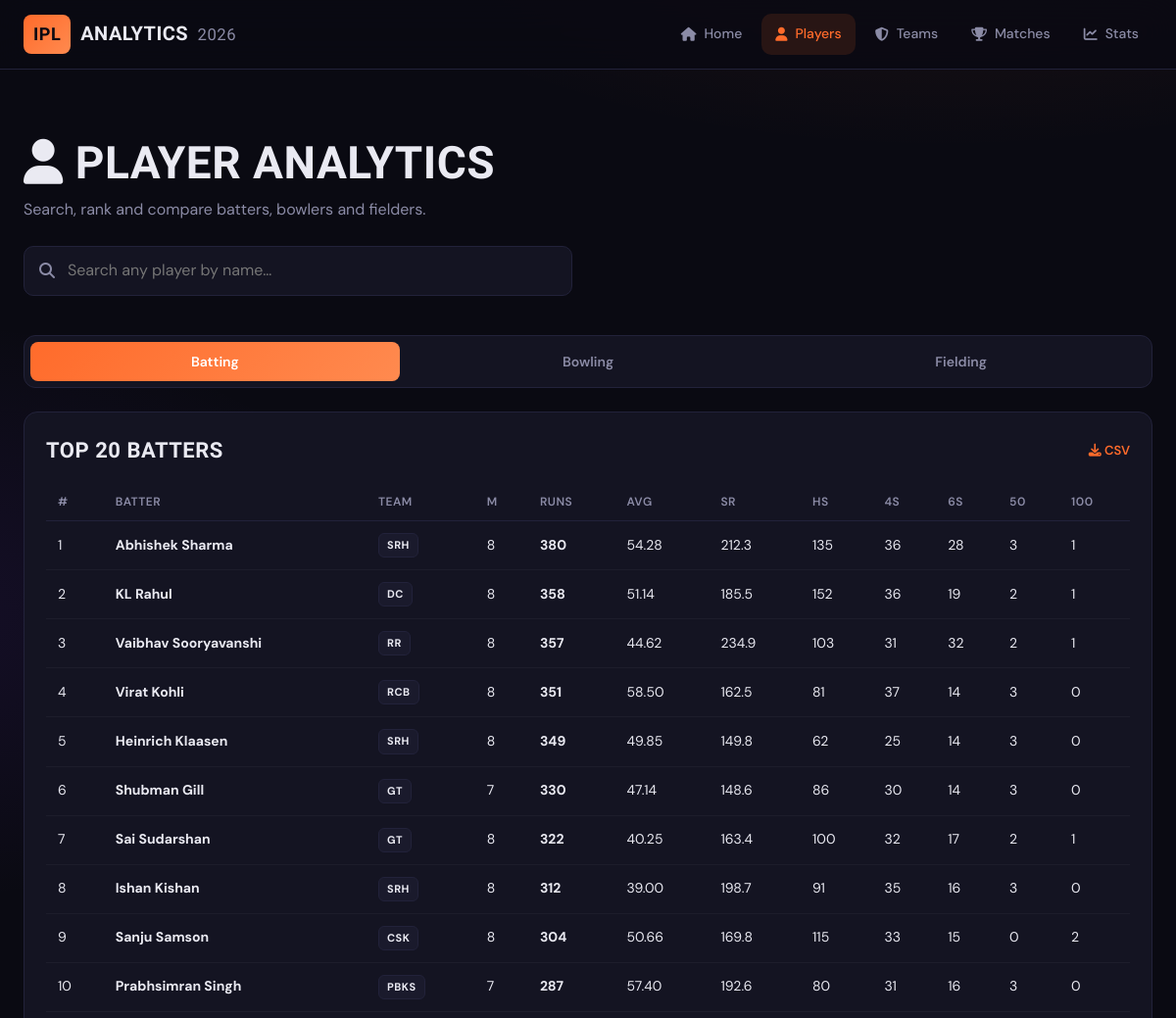
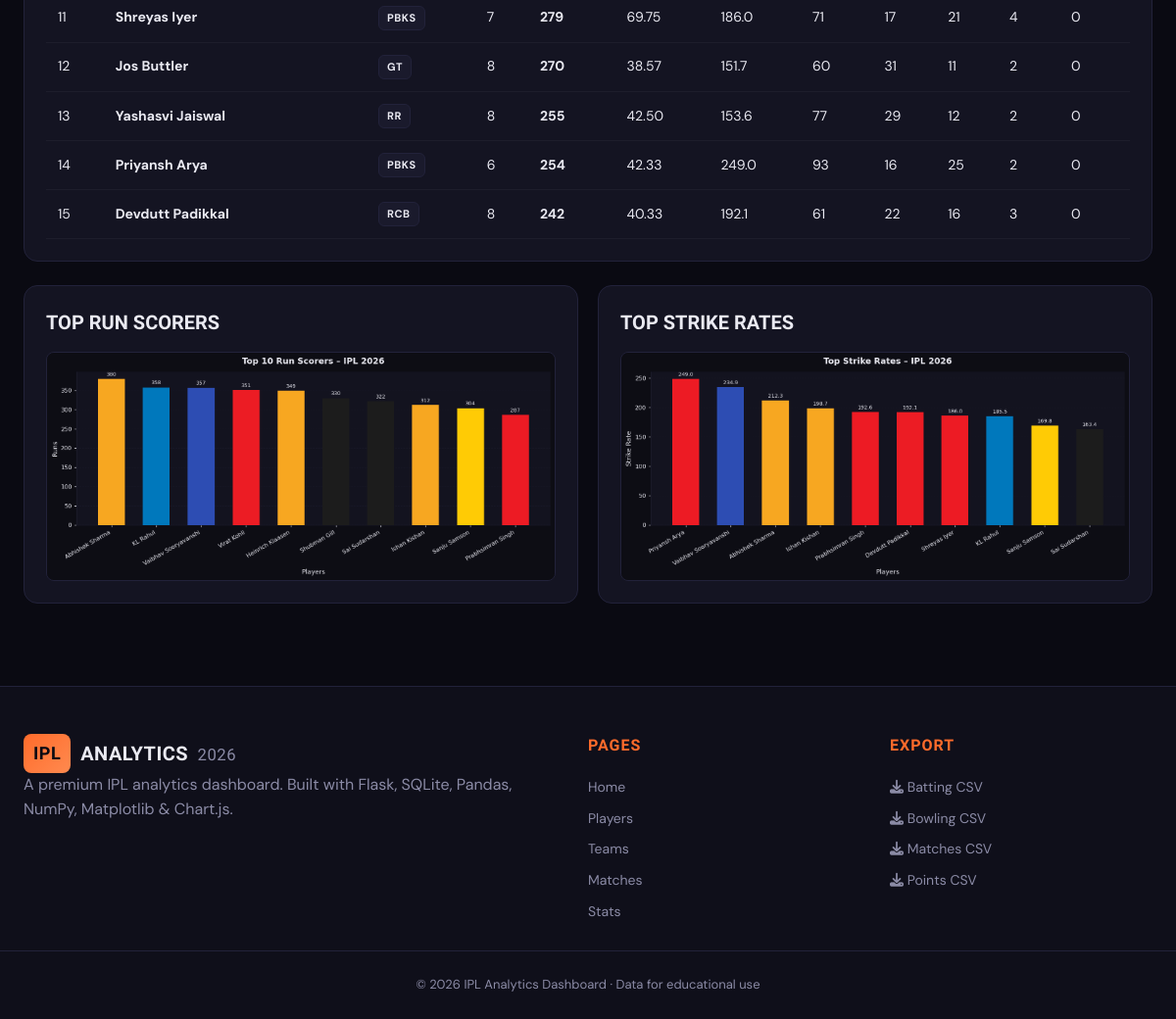
The page /players on the database its author committed (2 pictures, top to bottom).
### tables this page shows
CREATE TABLE "batting" (
"position" INTEGER,
  "batsman" TEXT,
  "team" TEXT,
  "matches" INTEGER,
  "innings" INTEGER,
  "runs" INTEGER,
  "impact" REAL,
  "average" REAL,
  "strike_rate" REAL,
  "not_outs" INTEGER,
  "high_score" INTEGER,
  "balls_faced" INTEGER,
  "hundreds" INTEGER,
  "fifties" INTEGER,
  "ducks" INTEGER,
  "fours" INTEGER,
  "sixes" INTEGER
);

### app.py (the view)
@app.route("/players")
def players():
    return render_template(
        "players.html",
        batters=get_top_batters(20),
        bowlers=get_top_bowlers(20),
        fielders=get_top_fielders(15),
        chart_bat=chart_top_batters(),
        chart_bowl=chart_top_bowlers(),
        chart_sr=chart_strike_rates(),
        chart_eco=chart_economy_rates(),
        active="players",
    )

### app.py (called while the page is built)
@app.context_processor
def inject_globals():
    return dict(team_full=TEAM_FULL, team_colors=TEAM_COLORS)

### utils.py (called while the page is built)
def get_conn():
    conn = sqlite3.connect(DB_PATH)
    conn.row_factory = sqlite3.Row
    return conn

def query_df(sql, params=()):
    conn = get_conn()
    df = pd.read_sql_query(sql, conn, params=params)
    conn.close()
    return df

def query_all(sql, params=()):
    conn = get_conn()
    cur = conn.cursor()
    rows = cur.execute(sql, params).fetchall()
    conn.close()
    return [dict(r) for r in rows]

def _setup_dark_fig(w=10, h=5):
    fig, ax = plt.subplots(figsize=(w, h))
    fig.patch.set_facecolor(DARK_BG)
    ax.set_facecolor(CARD_BG)
    ax.tick_params(colors=TEXT_COLOR, labelsize=9)
    ax.xaxis.label.set_color(TEXT_COLOR)
    ax.yaxis.label.set_color(TEXT_COLOR)
    ax.title.set_color(TEXT_COLOR)
    ax.spines["bottom"].set_color(GRID_COLOR)
    ax.spines["left"].set_color(GRID_COLOR)
    ax.spines["top"].set_visible(False)
    ax.spines["right"].set_visible(False)
    ax.yaxis.grid(True, color=GRID_COLOR, linestyle="--", alpha=0.5)
    ax.set_axisbelow(True)
    return fig, ax

def fig_to_b64(fig):
    buf = io.BytesIO()
    fig.savefig(buf, format="png", bbox_inches="tight", dpi=130,
                facecolor=fig.get_facecolor())
    plt.close(fig)
    return base64.b64encode(buf.getvalue()).decode()

def get_top_batters(n=15):
    return query_all("SELECT * FROM batting ORDER BY runs DESC LIMIT ?", (n,))

def get_top_bowlers(n=15):
    return query_all("SELECT * FROM bowling ORDER BY wickets DESC LIMIT ?", (n,))

def get_top_fielders(n=10):
    return query_all("SELECT * FROM fielding ORDER BY catches DESC LIMIT ?", (n,))

def chart_top_batters():
    df = query_df("SELECT batsman, runs, team FROM batting ORDER BY runs DESC LIMIT 10")
    fig, ax = _setup_dark_fig(11, 5)
    colors = [TEAM_COLORS.get(t, ORANGE) for t in df["team"]]
    bars = ax.bar(df["batsman"], df["runs"], color=colors, width=0.6, zorder=3)
    ax.bar_label(bars, fmt="%d", color=TEXT_COLOR, fontsize=8, padding=3)
    ax.set_xlabel("Players", fontsize=10)
    ax.set_ylabel("Runs", fontsize=10)
    ax.set_title("Top 10 Run Scorers – IPL 2026", fontsize=13, fontweight="bold", pad=12)
    plt.xticks(rotation=30, ha="right")
    fig.tight_layout()
    return fig_to_b64(fig)

### templates/players.html (shortened to what this page needs)
{% extends "base.html" %}
{% block content %}
<section class="page-head container">
  <h1><i class="fa-solid fa-user"></i> Player Analytics</h1>
  <p class="muted">Search, rank and compare batters, bowlers and fielders.</p>
  <div class="search-bar">
    <i class="fa-solid fa-magnifying-glass"></i>
    <input id="player-search" placeholder="Search any player by name…" autocomplete="off"/>
  </div>
</section>
<section class="container tabs">
  <div class="tab-bar">
    <button class="tab active" data-tab="bat">Batting</button>
    <button class="tab" data-tab="bowl">Bowling</button>
    <button class="tab" data-tab="field">Fielding</button>
  </div>
  <div class="tab-panel active" data-panel="bat">
    <div class="card">
      <div class="card-head"><h3>Top 20 Batters</h3>
        <a class="link" href="{{ url_for('export_csv', table='batting') }}"><i class="fa-solid fa-download"></i> CSV</a>
      </div>
      <div class="table-wrap">
      <table class="data">
        <thead><tr><th>#</th><th>Batter</th><th>Team</th><th>M</th><th>Runs</th><th>Avg</th><th>SR</th><th>HS</th><th>4s</th><th>6s</th><th>50</th><th>100</th></tr></thead>
        <tbody>
        {% for b in batters %}
        <tr>
          <td>{{ loop.index }}</td>
          <td><b>{{ b.batsman }}</b></td>
          <td><span class="team-badge">{{ b.team }}</span></td>
          <td>{{ b.matches }}</td>
          <td><b>{{ b.runs }}</b></td>
          <td>{{ '%.2f'|format(b.average) }}</td>
          <td>{{ '%.1f'|format(b.strike_rate) }}</td>
          <td>{{ b.high_score }}</td>
          <td>{{ b.fours }}</td>
          <td>{{ b.sixes }}</td>
          <td>{{ b.fifties }}</td>
          <td>{{ b.hundreds }}</td>
        </tr>
        {% endfor %}
        </tbody>
      </table>
      </div>
    </div>
    <div class="grid-2">
      <div class="card chart-card"><h3>Top Run Scorers</h3><img alt=""/></div>
      <div class="card chart-card"><h3>Top Strike Rates</h3><img alt=""/></div>
    </div>
  </div>
</section>
{% endblock %}

### static/css/style.css (style rules this page uses)
:root { --bg:#0a0a12; --bg-2:#0f0f1a; --card:#141422; --card-2:#1a1a2c; --line:#22223a; --text:#eaeaf2; --muted:#8b8ba6; --orange:#ff6b2b; --orange-2:#ff8a4f; --purple:#7c3aed; --gold:#f5c518; --pos:#22c55e; --neg:#ef4444; --radius:14px; --shadow:0 12px 40px -12px rgba(255,107,43,.25); }
* { box-sizing:border-box;margin:0;padding:0 }
html { scroll-behavior:smooth }
body { background:radial-gradient(1200px 600px at 80% -10%,rgba(255,107,43,.12),transparent 60%), radial-gradient(900px 500px at -10% 30%,rgba(124,58,237,.10),transparent 60%), var(--bg); color:var(--text);font-family:'DM Sans',system-ui,sans-serif; min-height:100vh;line-height:1.55;-webkit-font-smoothing:antialiased; }
img { max-width:100%;display:block;border-radius:8px }
a { color:inherit;text-decoration:none }
.container { max-width:1240px;margin:0 auto;padding:0 24px }
.muted { color:var(--muted) }
.page-head { padding:60px 24px 24px }
.page-head h1 { font-family:'Barlow Condensed',sans-serif;font-size:46px;text-transform:uppercase;letter-spacing:.5px }
.grid-2 { display:grid;grid-template-columns:1fr 1fr;gap:20px;margin-top:24px }
.card { background:var(--card);border:1px solid var(--line);border-radius:var(--radius);padding:22px;margin-bottom:24px }
.card-head { display:flex;justify-content:space-between;align-items:center;margin-bottom:16px;gap:12px;flex-wrap:wrap }
.card-head h3 { font-family:'Barlow Condensed',sans-serif;font-size:22px;text-transform:uppercase;letter-spacing:.5px;display:flex;gap:10px;align-items:center }
.link { color:var(--orange);font-size:13px;font-weight:600 }
.chart-card img { width:100%;height:auto;border:1px solid var(--line) }
.chart-card h3 { font-family:'Barlow Condensed',sans-serif;font-size:20px;margin-bottom:14px;text-transform:uppercase }
.table-wrap { overflow-x:auto }
table.data { width:100%;border-collapse:collapse;font-size:14px }
table.data th { text-align:left;padding:10px 12px;color:var(--muted);font-weight:600;font-size:12px;text-transform:uppercase;letter-spacing:.5px;border-bottom:1px solid var(--line);white-space:nowrap }
table.data td { padding:12px;border-bottom:1px solid rgba(255,255,255,.04);white-space:nowrap }
.team-badge { display:inline-block;padding:3px 8px;background:var(--card-2);border:1px solid var(--line);border-radius:6px;font-size:11px;font-weight:700;letter-spacing:.5px }
.tabs { margin-bottom:40px }
.tab-bar { display:flex;gap:4px;background:var(--card);padding:6px;border-radius:12px;border:1px solid var(--line);margin-bottom:24px;overflow-x:auto }
.tab { flex:1;min-width:fit-content;padding:11px 18px;background:transparent;border:none;color:var(--muted);font-weight:600;font-size:14px;cursor:pointer;border-radius:8px;transition:.2s;font-family:inherit }
.tab.active { background:linear-gradient(135deg,var(--orange),var(--orange-2));color:#fff }
.tab-panel { display:none;animation:fadeIn .3s }
.tab-panel.active { display:block }
.search-bar { position:relative;max-width:560px;margin:24px 0 0 }
.search-bar i { position:absolute;left:16px;top:50%;transform:translateY(-50%);color:var(--muted) }
.search-bar input,.filter-bar input,.filter-bar select,.h2h-bar select { width:100%;padding:12px 16px 12px 44px;background:var(--card);border:1px solid var(--line);border-radius:10px;color:var(--text);font:inherit;outline:none;transition:.2s }

### rows shown on the page
batting: batsman "Abhishek Sharma", team "SRH", matches "8", runs "380", average "54.28", strike_rate "212.3", high_score "135", fours "36", sixes "28", fifties "3", hundreds "1"
batting: batsman "KL Rahul", team "DC", matches "8", runs "358", average "51.14", strike_rate "185.5", high_score "152", fours "36", sixes "19", fifties "2", hundreds "1"
batting: batsman "Vaibhav Sooryavanshi", team "RR", matches "8", runs "357", average "44.62", strike_rate "234.9", high_score "103", fours "31", sixes "32", fifties "2", hundreds "1"
batting: batsman "Virat Kohli", team "RCB", matches "8", runs "351", average "58.50", strike_rate "162.5", high_score "81", fours "37", sixes "14", fifties "3", hundreds "0"
batting: batsman "Heinrich Klaasen", team "SRH", matches "8", runs "349", average "49.85", strike_rate "149.8", high_score "62", fours "25", sixes "14", fifties "3", hundreds "0"
batting: batsman "Shubman Gill", team "GT", matches "7", runs "330", average "47.14", strike_rate "148.6", high_score "86", fours "30", sixes "14", fifties "3", hundreds "0"
batting: batsman "Sai Sudarshan", team "GT", matches "8", runs "322", average "40.25", strike_rate "163.4", high_score "100", fours "32", sixes "17", fifties "2", hundreds "1"
batting: batsman "Ishan Kishan", team "SRH", matches "8", runs "312", average "39.00", strike_rate "198.7", high_score "91", fours "35", sixes "16", fifties "3", hundreds "0"
batting: batsman "Sanju Samson", team "CSK", matches "8", runs "304", average "50.66", strike_rate "169.8", high_score "115", fours "33", sixes "15", fifties "0", hundreds "2"
batting: batsman "Prabhsimran Singh", team "PBKS", matches "7", runs "287", average "57.40", strike_rate "192.6", high_score "80", fours "31", sixes "16", fifties "3", hundreds "0"
batting: batsman "Shreyas Iyer", team "PBKS", matches "7", runs "279", average "69.75", strike_rate "186.0", high_score "71", fours "17", sixes "21", fifties "4", hundreds "0"
batting: batsman "Jos Buttler", team "GT", matches "8", runs "270", average "38.57", strike_rate "151.7", high_score "60", fours "31", sixes "11", fifties "2", hundreds "0"
batting: batsman "Yashasvi Jaiswal", team "RR", matches "8", runs "255", average "42.50", strike_rate "153.6", high_score "77", fours "29", sixes "12", fifties "2", hundreds "0"
batting: batsman "Priyansh Arya", team "PBKS", matches "6", runs "254", average "42.33", strike_rate "249.0", high_score "93", fours "16", sixes "25", fifties "2", hundreds "0"
batting: batsman "Devdutt Padikkal", team "RCB", matches "8", runs "242", average "40.33", strike_rate "192.1", high_score "61", fours "22", sixes "16", fifties "3", hundreds "0"
